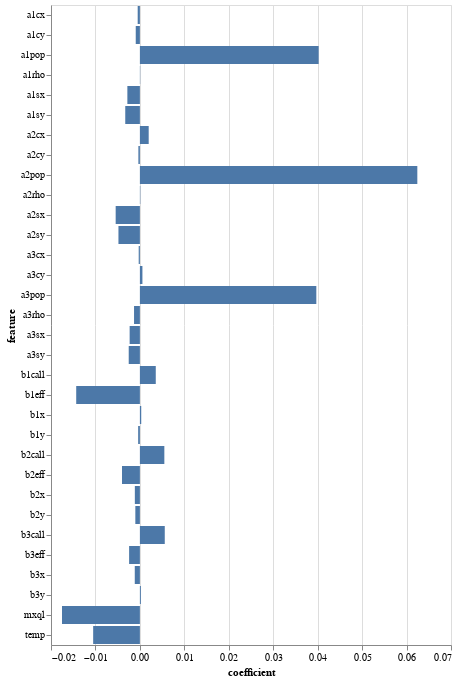

Notebook code cell kept with this figure:
### Markdown cell above
Plot a bar chart with Altair using coef_df and coefficient as the x axis and feature as the y axis:

### Code cell
alt.Chart(coef_df).mark_bar().encode(
  x='coefficient',
  y="feature"
)

### Figure 1 — Vega-Lite specification as saved in the notebook (floating-point values rounded to 4 significant figures)
{"config": {"view": {"continuousWidth": 400, "continuousHeight": 300}}, "data": {"name": "data-f580cd816d2c0841671c3885a7d12e20"}, "mark": "bar", "encoding": {"x": {"type": "quantitative", "field": "coefficient"}, "y": {"type": "nominal", "field": "feature"}}, "$schema": "https://vega.github.io/schema/vega-lite/v4.8.1.json", "datasets": {"data-f580cd816d2c0841671c3885a7d12e20": [{"feature": "a1cx", "coefficient": -0.0004948}, {"feature": "a1cy", "coefficient": -0.0009337}, {"feature": "a1sx", "coefficient": -0.002819}, {"feature": "a1sy", "coefficient": -0.003293}, {"feature": "a1rho", "coefficient": 5.933e-05}, {"feature": "a1pop", "coefficient": 0.04022}, {"feature": "a2cx", "coefficient": 0.00198}, {"feature": "a2cy", "coefficient": -0.0003395}, {"feature": "a2sx", "coefficient": -0.005449}, {"feature": "a2sy", "coefficient": -0.004825}, {"feature": "a2rho", "coefficient": 8.229e-05}, {"feature": "a2pop", "coefficient": 0.06242}, {"feature": "a3cx", "coefficient": -0.0002664}, {"feature": "a3cy", "coefficient": 0.0005695}, {"feature": "a3sx", "coefficient": -0.002307}, {"feature": "a3sy", "coefficient": -0.002514}, {"feature": "a3rho", "coefficient": -0.001316}, {"feature": "a3pop", "coefficient": 0.0397}, {"feature": "temp", "coefficient": -0.01051}, {"feature": "b1x", "coefficient": 0.0003021}, {"feature": "b1y", "coefficient": -0.0003897}, {"feature": "b1call", "coefficient": 0.003574}, {"feature": "b1eff", "coefficient": -0.01433}, {"feature": "b2x", "coefficient": -0.001135}, {"feature": "b2y", "coefficient": -0.001025}, {"feature": "b2call", "coefficient": 0.005502}, {"feature": "b2eff", "coefficient": -0.00402}, {"feature": "b3x", "coefficient": -0.001152}, {"feature": "b3y", "coefficient": 0.0002159}, {"feature": "b3call", "coefficient": 0.005598}, {"feature": "b3eff", "coefficient": -0.002425}, {"feature": "mxql", "coefficient": -0.01752}]}}
